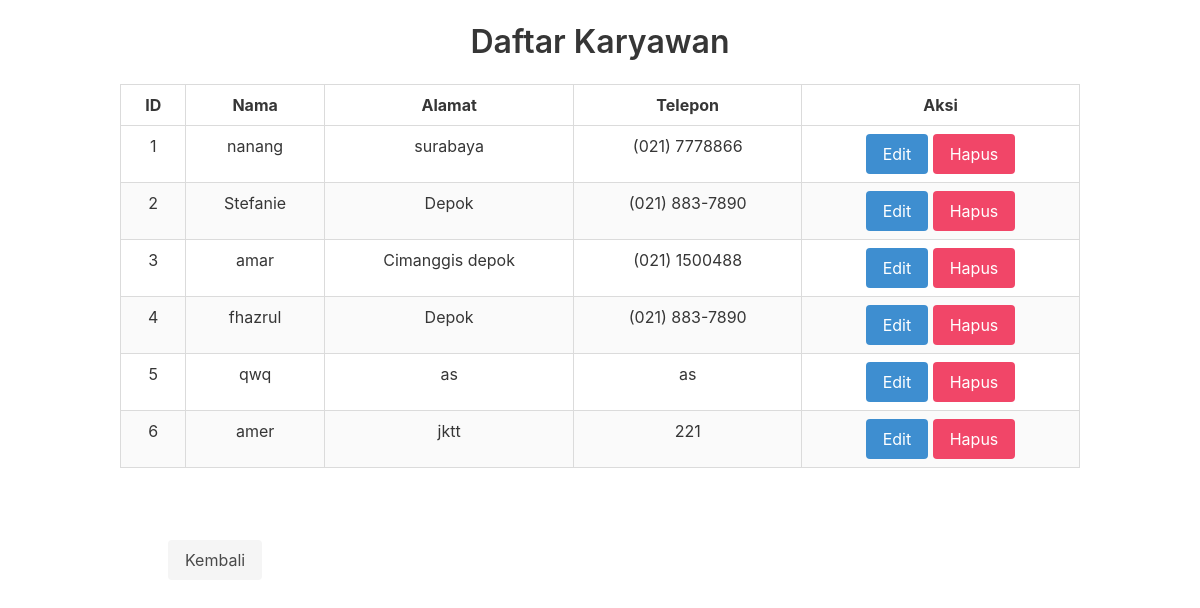
Screenshot of /daftar_karyawan.php with the database file from the repository.
### tables this page shows
CREATE TABLE `karyawan` (
  `id` int(11) NOT NULL,
  `nama` varchar(100) NOT NULL,
  `alamat` text DEFAULT NULL,
  `telepon` varchar(15) DEFAULT NULL
);

### daftar_karyawan.php (the view, shortened to what this page needs)
<?php
$servername = "localhost";
$username = "root";
$password = "";
$dbname = "pt_lawu";
$conn = new mysqli($servername, $username, $password, $dbname);
$result_akun = $conn->query("SELECT * FROM karyawan");
?>
<!DOCTYPE html>
<html lang="en">
<head>
    <link href="https://cdn.jsdelivr.net/npm/bulma@0.9.3/css/bulma.min.css" rel="stylesheet">
</head>
<body>
    <div class="container mt-5">
        <h2 class="title has-text-centered">Daftar Karyawan</h2>
        <table class="table is-striped is-bordered is-fullwidth">
            <thead>
                <tr>
                    <th class="has-text-centered">ID</th>
                    <th class="has-text-centered">Nama</th>
                    <th class="has-text-centered">Alamat</th>
                    <th class="has-text-centered">Telepon</th>
                    <th class="has-text-centered">Aksi</th>
                </tr>
            </thead>
            <tbody id="karyawanTable">
                <?php
                if ($result_akun->num_rows > 0) {
                    while ($row = $result_akun->fetch_assoc()) {
                        echo "<tr id='row-{$row['id']}'>
                                <td class='has-text-centered'>{$row['id']}</td>
                                <td class='has-text-centered'>{$row['nama']}</td>
                                <td class='has-text-centered'>{$row['alamat']}</td>
                                <td class='has-text-centered'>{$row['telepon']}</td>
                                <td class='has-text-centered'>
                                    <button class='button is-info' onclick='openEditModal({$row['id']}, \"{$row['nama']}\", \"{$row['alamat']}\", \"{$row['telepon']}\")'>Edit</button>
                                    <a href='delete_karyawan.php?id={$row['id']}' class='button is-danger'>Hapus</a>
                                </td>
                              </tr>";
                    }
                } else {
                    echo "<tr><td colspan='5' class='has-text-centered'>Tidak ada data karyawan.</td></tr>";
                }
                ?>
            </tbody>
        </table>
        <div class="p-6 text-center">
            <a href="menu_daftar_karyawan.php" class="button is-light">Kembali</a>
        </div>
    </div>
</body>
</html>

### rows the page displays
karyawan: id "1", nama "nanang", alamat "surabaya", telepon "(021) 7778866"
karyawan: id "2", nama "Stefanie", alamat "Depok", telepon "(021) 883-7890"
karyawan: id "3", nama "amar", alamat "Cimanggis depok", telepon "(021) 1500488"
karyawan: id "4", nama "fhazrul", alamat "Depok", telepon "(021) 883-7890"
karyawan: id "5", nama "qwq", alamat "as", telepon "as"
karyawan: id "6", nama "amer", alamat "jktt", telepon "221"
